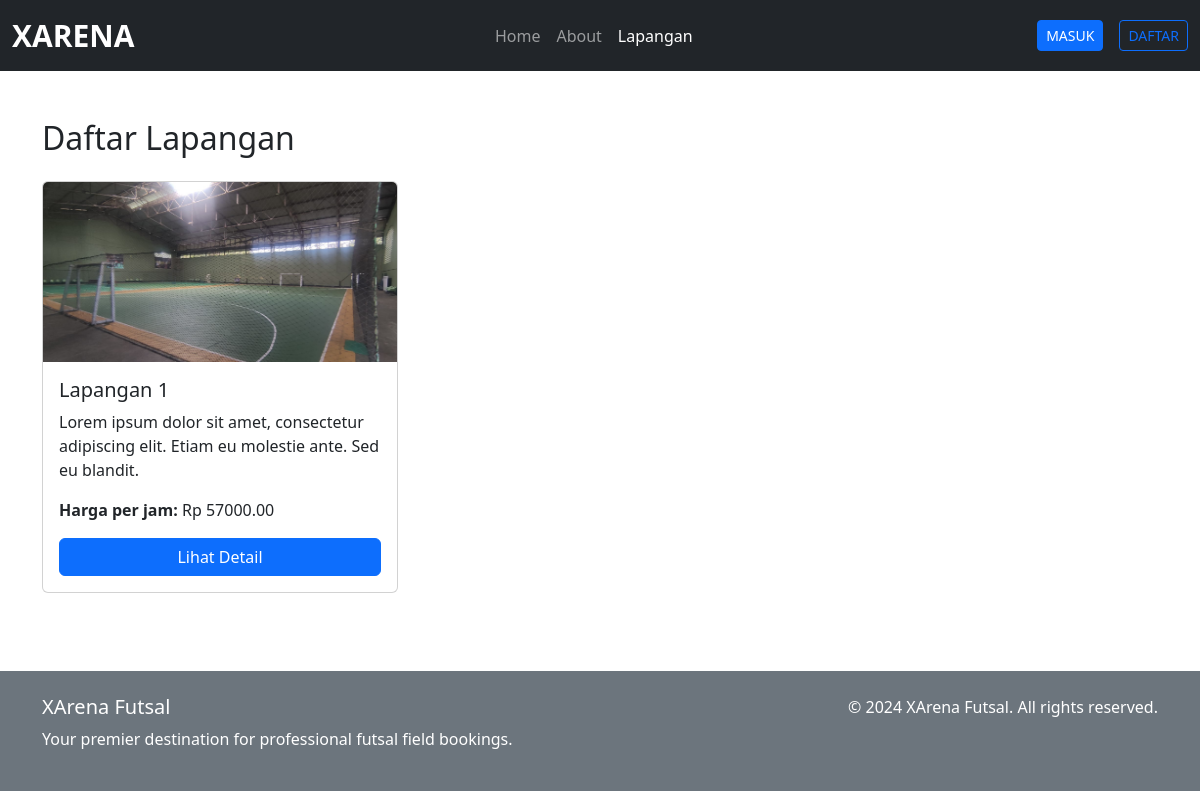
The app's page /lapangan/, older data.
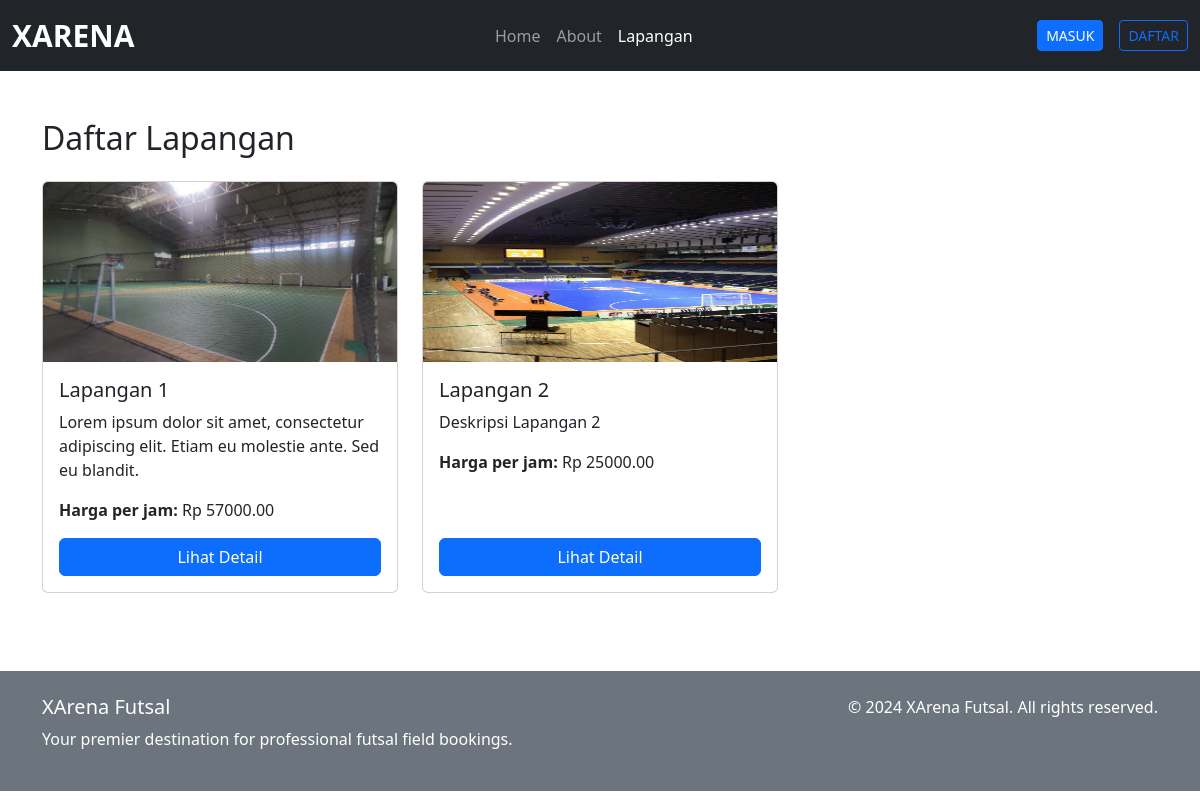
The same page, newer data.
### xarena_app/models.py (models this page shows, shortened)
class Lapangan(models.Model):
    nama = models.CharField(max_length=100)
    deskripsi = models.TextField(max_length=500)
    harga_per_jam = models.DecimalField(max_digits=10, decimal_places=2)
    gambar = models.ImageField(upload_to='lapangan_images/', blank=True, null=True)
    is_available = models.BooleanField(default=True)

### xarena_app/views.py (the view)
# urls.py: path('lapangan/', views.LapanganListView.as_view(), name='list_lapangan'),
class LapanganListView(ListView):
    model = Lapangan
    template_name = 'public/list_lapangan.html'
    context_object_name = 'lapangan'
    def get_queryset(self):
        return Lapangan.objects.all()

### templates/public/list_lapangan.html
{% extends "../base.html" %} {% block content %}
<div class="container py-5">
  <h2 class="mb-4">Daftar Lapangan</h2>
  <div class="row">
    {% for field in lapangan %}
    <div class="col-md-4 mb-4">
      <div class="card h-100">
        {% if field.gambar %}
        <img
          src="{{ field.gambar.url }}"
          class="card-img-top"
          style="max-height: 180px"
          alt="{{ field.nama }}"
        />
        {% endif %}
        <div class="card-body d-flex flex-column">
          <h5 class="card-title">{{ field.nama }}</h5>
          <p class="card-text">{{ field.deskripsi }}</p>
          <p class="card-text">
            <strong>Harga per jam:</strong> Rp {{ field.harga_per_jam }}
          </p>
          <a
            href="{% url 'detail_lapangan' field.id %}"
            class="btn btn-primary mt-auto"
            >Lihat Detail</a
          >
        </div>
      </div>
    </div>
    {% endfor %}
  </div>
</div>
{% endblock %}

### templates/base.html (shortened to what this page needs)
<!DOCTYPE html>
<html>
  <head>
    {% load static %}
    <link rel="stylesheet" href="{% static 'css/style.css' %}" />
    <link
      href="https://cdn.jsdelivr.net/npm/bootstrap@5.2.3/dist/css/bootstrap.min.css"
      rel="stylesheet"
    />
    <link
      href="https://cdn.jsdelivr.net/npm/remixicon@4.5.0/fonts/remixicon.css"
      rel="stylesheet"
    />
  </head>
  <body>
    {% include 'components/navbar.html' %}
    <main class="" style="min-height: 75vh">
      {% block content %} {% endblock %}
    </main>
    <footer class="footer p-4 bg-secondary text-white">
      <div class="container">
        <div class="row">
          <div class="col-md-6">
            <h5>XArena Futsal</h5>
            <p>
              Your premier destination for professional futsal field bookings.
            </p>
          </div>
          <div class="col-md-6 text-md-end">
            <p>&copy; 2024 XArena Futsal. All rights reserved.</p>
          </div>
        </div>
      </div>
    </footer>
  </body>
</html>

### templates/components/navbar.html (shortened to what this page needs)
<nav class="navbar navbar-expand-lg navbar-dark bg-dark">
  <div class="container-fluid">
    <a
      href="{% url 'landing' %}"
      class="navbar-brand text-white"
      style="font-size: 30px; font-weight: 700"
      >XARENA</a
    >
    <div class="collapse navbar-collapse text-center" id="navbarNav">
      <ul class="navbar-nav mx-auto mb-2 mb-lg-0">
        <li class="nav-item">
          <a
            class="nav-link {% if request.resolver_match.url_name == 'landing' %}active{% endif %}"
            href="{% url 'landing' %}"
            >Home</a
          >
        </li>
        <li class="nav-item">
          <a
            class="nav-link {% if request.resolver_match.url_name == 'about' %}active{% endif %}"
            href="{% url 'about' %}"
            >About</a
          >
        </li>
        <li class="nav-item">
          <a
            class="nav-link {% if request.resolver_match.url_name == 'list_lapangan' or request.resolver_match.url_name == 'detail_lapangan' %}active{% endif %}"
            href="{% url 'list_lapangan' %}"
            >Lapangan</a
          >
        </li>
      </ul>
      <div class="d-flex gap-3 justify-content-center">
        {% if user.is_authenticated %}
        <button type="button" class="nav-item btn btn-danger btn-sm">
          <a class="nav-link text-white" href="{% url 'logout' %}">LOGOUT</a>
        </button>
        {% else %}
        <button type="button" class="nav-item btn btn-primary btn-sm">
          <a class="nav-link" href="{% url 'login' %}">MASUK</a>
        </button>
        <button type="button" class="nav-item btn btn-outline-primary btn-sm">
          <a class="nav-link" href="{% url 'register' %}">DAFTAR</a>
        </button>
        {% endif %}
      </div>
    </div>
  </div>
</nav>

### static/css/style.css (style rules this page uses)
* { scrollbar-width: thin; scrollbar-color: #888 #f1f1f1; }

Row changes from the older to the newer data that the page shows:
added Lapangan: gambar (picture), nama "Lapangan 2", deskripsi "Deskripsi Lapangan 2", harga_per_jam "25000.00"
